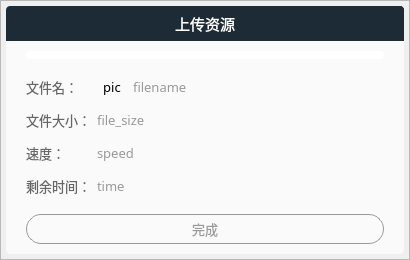
<?xml version="1.0" encoding="UTF-8"?>
<ui version="4.0">
 <class>UploadFileDialog</class>
 <widget class="QDialog" name="UploadFileDialog">
  <property name="geometry">
   <rect>
    <x>0</x>
    <y>0</y>
    <width>410</width>
    <height>260</height>
   </rect>
  </property>
  <property name="windowTitle">
   <string>Dialog</string>
  </property>
  <property name="styleSheet">
   <string notr="true"/>
  </property>
  <layout class="QGridLayout" name="gridLayout_3">
   <property name="leftMargin">
    <number>0</number>
   </property>
   <property name="topMargin">
    <number>0</number>
   </property>
   <property name="rightMargin">
    <number>0</number>
   </property>
   <property name="bottomMargin">
    <number>0</number>
   </property>
   <property name="spacing">
    <number>0</number>
   </property>
   <item row="0" column="0">
    <widget class="QFrame" name="layout">
     <property name="styleSheet">
      <string notr="true">QFrame#layout {
	border-image: url(:/shadow/Resources/material/shadow/400x250_shadow.png);
	background: none;
}</string>
     </property>
     <property name="frameShape">
      <enum>QFrame::StyledPanel</enum>
     </property>
     <property name="frameShadow">
      <enum>QFrame::Raised</enum>
     </property>
     <layout class="QVBoxLayout" name="verticalLayout">
      <property name="spacing">
       <number>0</number>
      </property>
      <property name="leftMargin">
       <number>5</number>
      </property>
      <property name="topMargin">
       <number>5</number>
      </property>
      <property name="rightMargin">
       <number>5</number>
      </property>
      <property name="bottomMargin">
       <number>5</number>
      </property>
      <item>
       <widget class="QFrame" name="title_bar">
        <property name="minimumSize">
         <size>
          <width>0</width>
          <height>35</height>
         </size>
        </property>
        <property name="maximumSize">
         <size>
          <width>16777215</width>
          <height>35</height>
         </size>
        </property>
        <property name="styleSheet">
         <string notr="true">QFrame {
	border-top-left-radius: 4px;
	border-top-right-radius: 4px;
	background-color: #1D2B36;
}</string>
        </property>
        <property name="frameShape">
         <enum>QFrame::StyledPanel</enum>
        </property>
        <property name="frameShadow">
         <enum>QFrame::Raised</enum>
        </property>
        <layout class="QGridLayout" name="gridLayout_2">
         <property name="leftMargin">
          <number>0</number>
         </property>
         <property name="topMargin">
          <number>0</number>
         </property>
         <property name="rightMargin">
          <number>0</number>
         </property>
         <property name="bottomMargin">
          <number>0</number>
         </property>
         <property name="spacing">
          <number>0</number>
         </property>
         <item row="0" column="2">
          <widget class="QPushButton" name="close_btn">
           <property name="minimumSize">
            <size>
             <width>35</width>
             <height>35</height>
            </size>
           </property>
           <property name="maximumSize">
            <size>
             <width>35</width>
             <height>35</height>
            </size>
           </property>
           <property name="cursor">
            <cursorShape>PointingHandCursor</cursorShape>
           </property>
           <property name="toolTip">
            <string>关闭</string>
           </property>
           <property name="whatsThis">
            <string/>
           </property>
           <property name="styleSheet">
            <string notr="true">QPushButton {
	border: none;
	border-top-right-radius: 4px;
	background-color: #1D2B36;
}

QPushButton:hover {
	background-color: rgb(244, 84, 84);
}</string>
           </property>
           <property name="text">
            <string/>
           </property>
           <property name="icon">
            <iconset resource="../../Status.qrc">
             <normaloff>:/button/Resources/material/button/close.png</normaloff>:/button/Resources/material/button/close.png</iconset>
           </property>
           <property name="iconSize">
            <size>
             <width>12</width>
             <height>12</height>
            </size>
           </property>
          </widget>
         </item>
         <item row="0" column="1">
          <widget class="QLabel" name="title_text">
           <property name="font">
            <font>
             <family>微软雅黑</family>
             <pointsize>11</pointsize>
            </font>
           </property>
           <property name="styleSheet">
            <string notr="true">QLabel {
	background: none;
	color: #ffffff;
}</string>
           </property>
           <property name="text">
            <string>上传资源</string>
           </property>
           <property name="alignment">
            <set>Qt::AlignCenter</set>
           </property>
          </widget>
         </item>
         <item row="0" column="0">
          <spacer name="horizontalSpacer_4">
           <property name="orientation">
            <enum>Qt::Horizontal</enum>
           </property>
           <property name="sizeType">
            <enum>QSizePolicy::Fixed</enum>
           </property>
           <property name="sizeHint" stdset="0">
            <size>
             <width>35</width>
             <height>20</height>
            </size>
           </property>
          </spacer>
         </item>
        </layout>
       </widget>
      </item>
      <item>
       <widget class="QFrame" name="main_area">
        <property name="styleSheet">
         <string notr="true">QFrame {
	border-bottom-left-radius: 4px;
	border-bottom-right-radius: 4px;
	background-color: #fafafa;
}

</string>
        </property>
        <property name="frameShape">
         <enum>QFrame::StyledPanel</enum>
        </property>
        <property name="frameShadow">
         <enum>QFrame::Raised</enum>
        </property>
        <layout class="QGridLayout" name="gridLayout">
         <property name="leftMargin">
          <number>20</number>
         </property>
         <property name="topMargin">
          <number>10</number>
         </property>
         <property name="rightMargin">
          <number>20</number>
         </property>
         <property name="bottomMargin">
          <number>10</number>
         </property>
         <property name="horizontalSpacing">
          <number>0</number>
         </property>
         <property name="verticalSpacing">
          <number>10</number>
         </property>
         <item row="2" column="0">
          <widget class="QPushButton" name="confirm_btn">
           <property name="enabled">
            <bool>false</bool>
           </property>
           <property name="minimumSize">
            <size>
             <width>0</width>
             <height>30</height>
            </size>
           </property>
           <property name="maximumSize">
            <size>
             <width>16777215</width>
             <height>30</height>
            </size>
           </property>
           <property name="font">
            <font>
             <family>微软雅黑</family>
             <pointsize>10</pointsize>
            </font>
           </property>
           <property name="cursor">
            <cursorShape>PointingHandCursor</cursorShape>
           </property>
           <property name="styleSheet">
            <string notr="true">QPushButton {
	color: #1296d6;
	background: none;
	border: 1px solid  #1296d6;
	border-radius: 15px;
	padding-left: 10px;
	padding-right: 10px;
}

QPushButton:hover {
	background-color: #E6E6E6;
}

QPushButton:disabled {
	color: #999999;
	background: none;
	border: 1px solid  #999999;
	border-radius: 15px;
	padding-left: 10px;
	padding-right: 10px;
}</string>
           </property>
           <property name="text">
            <string>完成</string>
           </property>
          </widget>
         </item>
         <item row="1" column="0">
          <widget class="QFrame" name="text_frame">
           <property name="frameShape">
            <enum>QFrame::StyledPanel</enum>
           </property>
           <property name="frameShadow">
            <enum>QFrame::Raised</enum>
           </property>
           <layout class="QGridLayout" name="gridLayout_4">
            <property name="leftMargin">
             <number>0</number>
            </property>
            <property name="topMargin">
             <number>0</number>
            </property>
            <property name="rightMargin">
             <number>0</number>
            </property>
            <property name="bottomMargin">
             <number>0</number>
            </property>
            <property name="verticalSpacing">
             <number>0</number>
            </property>
            <item row="0" column="0">
             <widget class="QLabel" name="label_2">
              <property name="sizePolicy">
               <sizepolicy hsizetype="Fixed" vsizetype="Preferred">
                <horstretch>0</horstretch>
                <verstretch>0</verstretch>
               </sizepolicy>
              </property>
              <property name="minimumSize">
               <size>
                <width>0</width>
                <height>30</height>
               </size>
              </property>
              <property name="maximumSize">
               <size>
                <width>16777215</width>
                <height>30</height>
               </size>
              </property>
              <property name="font">
               <font>
                <family>微软雅黑</family>
                <pointsize>10</pointsize>
               </font>
              </property>
              <property name="styleSheet">
               <string notr="true">background: none;
border: none;
color: #666666;</string>
              </property>
              <property name="text">
               <string>文件名：</string>
              </property>
             </widget>
            </item>
            <item row="0" column="2">
             <widget class="QLabel" name="filename_text">
              <property name="minimumSize">
               <size>
                <width>0</width>
                <height>30</height>
               </size>
              </property>
              <property name="maximumSize">
               <size>
                <width>16777215</width>
                <height>30</height>
               </size>
              </property>
              <property name="font">
               <font>
                <family>微软雅黑</family>
                <pointsize>10</pointsize>
               </font>
              </property>
              <property name="styleSheet">
               <string notr="true">background: none;
border: none;
color: #999999;</string>
              </property>
              <property name="text">
               <string>filename</string>
              </property>
             </widget>
            </item>
            <item row="1" column="0">
             <widget class="QLabel" name="label_3">
              <property name="sizePolicy">
               <sizepolicy hsizetype="Fixed" vsizetype="Preferred">
                <horstretch>0</horstretch>
                <verstretch>0</verstretch>
               </sizepolicy>
              </property>
              <property name="minimumSize">
               <size>
                <width>0</width>
                <height>30</height>
               </size>
              </property>
              <property name="maximumSize">
               <size>
                <width>16777215</width>
                <height>30</height>
               </size>
              </property>
              <property name="font">
               <font>
                <family>微软雅黑</family>
                <pointsize>10</pointsize>
               </font>
              </property>
              <property name="styleSheet">
               <string notr="true">background: none;
border: none;
color: #666666;</string>
              </property>
              <property name="text">
               <string>文件大小：</string>
              </property>
             </widget>
            </item>
            <item row="3" column="0">
             <widget class="QLabel" name="label_5">
              <property name="sizePolicy">
               <sizepolicy hsizetype="Fixed" vsizetype="Preferred">
                <horstretch>0</horstretch>
                <verstretch>0</verstretch>
               </sizepolicy>
              </property>
              <property name="minimumSize">
               <size>
                <width>0</width>
                <height>30</height>
               </size>
              </property>
              <property name="maximumSize">
               <size>
                <width>16777215</width>
                <height>30</height>
               </size>
              </property>
              <property name="font">
               <font>
                <family>微软雅黑</family>
                <pointsize>10</pointsize>
               </font>
              </property>
              <property name="styleSheet">
               <string notr="true">background: none;
border: none;
color: #666666;</string>
              </property>
              <property name="text">
               <string>剩余时间：</string>
              </property>
             </widget>
            </item>
            <item row="2" column="0">
             <widget class="QLabel" name="label_4">
              <property name="sizePolicy">
               <sizepolicy hsizetype="Fixed" vsizetype="Preferred">
                <horstretch>0</horstretch>
                <verstretch>0</verstretch>
               </sizepolicy>
              </property>
              <property name="minimumSize">
               <size>
                <width>0</width>
                <height>30</height>
               </size>
              </property>
              <property name="maximumSize">
               <size>
                <width>16777215</width>
                <height>30</height>
               </size>
              </property>
              <property name="font">
               <font>
                <family>微软雅黑</family>
                <pointsize>10</pointsize>
               </font>
              </property>
              <property name="styleSheet">
               <string notr="true">background: none;
border: none;
color: #666666;</string>
              </property>
              <property name="text">
               <string>速度：</string>
              </property>
             </widget>
            </item>
            <item row="0" column="1">
             <widget class="QLabel" name="file_type_pic">
              <property name="minimumSize">
               <size>
                <width>30</width>
                <height>30</height>
               </size>
              </property>
              <property name="maximumSize">
               <size>
                <width>30</width>
                <height>30</height>
               </size>
              </property>
              <property name="font">
               <font>
                <family>微软雅黑</family>
                <pointsize>10</pointsize>
               </font>
              </property>
              <property name="text">
               <string>pic</string>
              </property>
              <property name="scaledContents">
               <bool>true</bool>
              </property>
              <property name="alignment">
               <set>Qt::AlignCenter</set>
              </property>
             </widget>
            </item>
            <item row="1" column="1" colspan="2">
             <widget class="QLabel" name="file_size_text">
              <property name="minimumSize">
               <size>
                <width>0</width>
                <height>30</height>
               </size>
              </property>
              <property name="maximumSize">
               <size>
                <width>16777215</width>
                <height>30</height>
               </size>
              </property>
              <property name="font">
               <font>
                <family>微软雅黑</family>
                <pointsize>10</pointsize>
               </font>
              </property>
              <property name="styleSheet">
               <string notr="true">background: none;
border: none;
color: #999999;</string>
              </property>
              <property name="text">
               <string>file_size</string>
              </property>
             </widget>
            </item>
            <item row="2" column="1" colspan="2">
             <widget class="QLabel" name="speed_text">
              <property name="minimumSize">
               <size>
                <width>0</width>
                <height>30</height>
               </size>
              </property>
              <property name="maximumSize">
               <size>
                <width>16777215</width>
                <height>30</height>
               </size>
              </property>
              <property name="font">
               <font>
                <family>微软雅黑</family>
                <pointsize>10</pointsize>
               </font>
              </property>
              <property name="styleSheet">
               <string notr="true">background: none;
border: none;
color: #999999;</string>
              </property>
              <property name="text">
               <string>speed</string>
              </property>
             </widget>
            </item>
            <item row="3" column="1" colspan="2">
             <widget class="QLabel" name="time_text">
              <property name="minimumSize">
               <size>
                <width>0</width>
                <height>30</height>
               </size>
              </property>
              <property name="maximumSize">
               <size>
                <width>16777215</width>
                <height>30</height>
               </size>
              </property>
              <property name="font">
               <font>
                <family>微软雅黑</family>
                <pointsize>10</pointsize>
               </font>
              </property>
              <property name="styleSheet">
               <string notr="true">background: none;
border: none;
color: #999999;</string>
              </property>
              <property name="text">
               <string>time</string>
              </property>
             </widget>
            </item>
           </layout>
          </widget>
         </item>
         <item row="0" column="0">
          <widget class="QProgressBar" name="progressBar">
           <property name="minimumSize">
            <size>
             <width>0</width>
             <height>8</height>
            </size>
           </property>
           <property name="maximumSize">
            <size>
             <width>16777215</width>
             <height>8</height>
            </size>
           </property>
           <property name="font">
            <font>
             <family>微软雅黑</family>
             <pointsize>10</pointsize>
            </font>
           </property>
           <property name="styleSheet">
            <string notr="true">QProgressBar{
        border: none;
		border-radius: 4px;
        color: black;
        text-align: right;
        background: #ffffff;
}
QProgressBar::chunk {
        border: none;
		border-radius: 4px;
        background: #1296d6;
}</string>
           </property>
           <property name="value">
            <number>0</number>
           </property>
           <property name="textVisible">
            <bool>false</bool>
           </property>
          </widget>
         </item>
        </layout>
       </widget>
      </item>
     </layout>
    </widget>
   </item>
  </layout>
 </widget>
 <resources>
  <include location="../../Status.qrc"/>
 </resources>
 <connections>
  <connection>
   <sender>close_btn</sender>
   <signal>clicked()</signal>
   <receiver>UploadFileDialog</receiver>
   <slot>close()</slot>
   <hints>
    <hint type="sourcelabel">
     <x>388</x>
     <y>14</y>
    </hint>
    <hint type="destinationlabel">
     <x>413</x>
     <y>19</y>
    </hint>
   </hints>
  </connection>
  <connection>
   <sender>confirm_btn</sender>
   <signal>clicked()</signal>
   <receiver>UploadFileDialog</receiver>
   <slot>close()</slot>
   <hints>
    <hint type="sourcelabel">
     <x>296</x>
     <y>227</y>
    </hint>
    <hint type="destinationlabel">
     <x>415</x>
     <y>158</y>
    </hint>
   </hints>
  </connection>
 </connections>
</ui>
